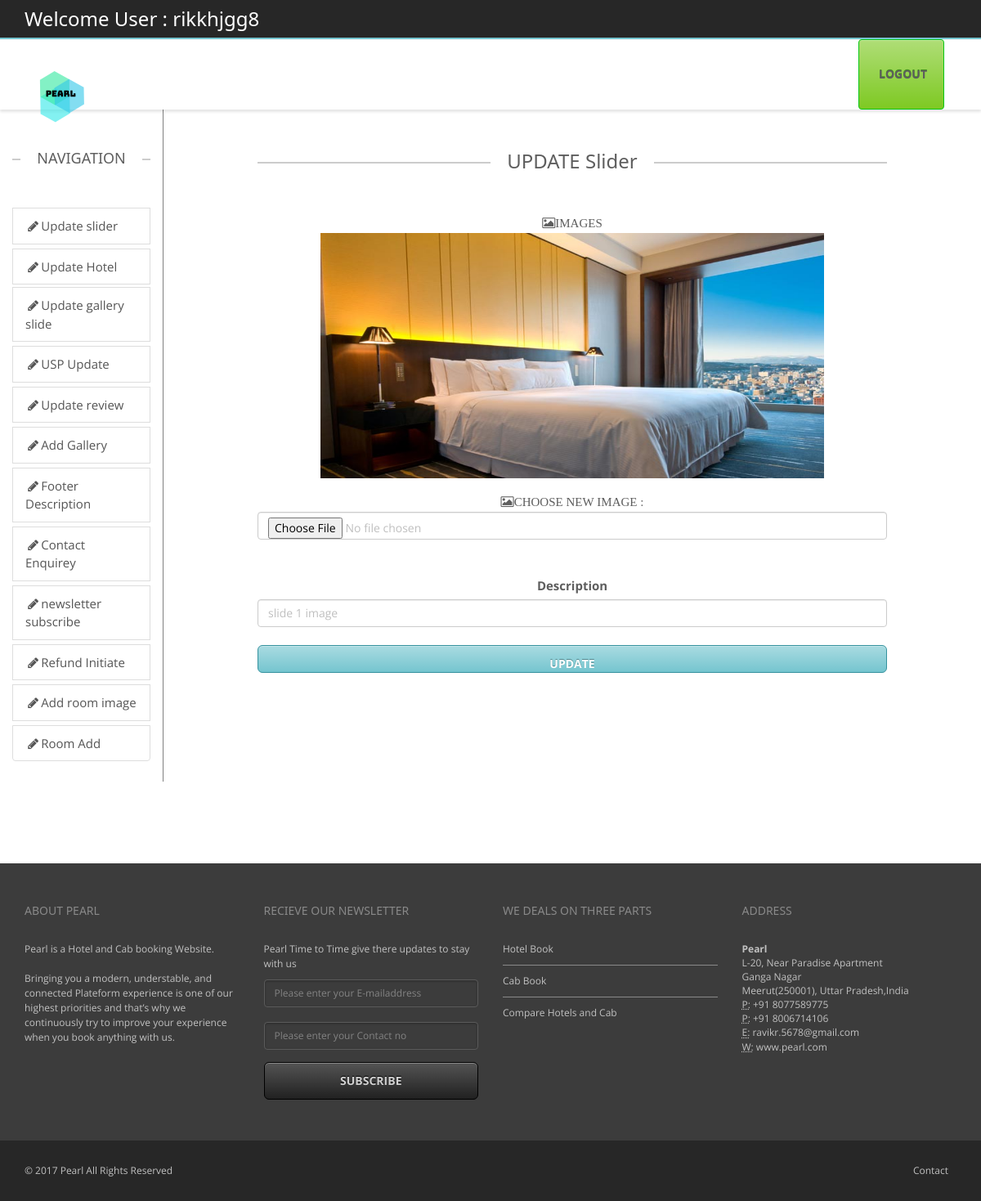
/backend/updategalleryslide.php?idedit=1 (signed in), run on the app's committed database.
### tables this page shows
CREATE TABLE `galleryslides` (
  `id` int(11) NOT NULL,
  `image` varchar(200) DEFAULT NULL,
  `description` varchar(200) DEFAULT NULL
);

### public_html/backend/updategalleryslide.php (the view, shortened to what this page needs)
<?php
include("headeradmin.php");
include("navigation.php");?>
        <div class="col-sm-1 ">
        </div>
		<div class="col-sm-8">
        <?php
		     include("connect.php");
			 if(isset($_REQUEST['idedit']))
			 {
				 $id=$_REQUEST['idedit'];
				 $res=mysqli_query($con,"select * from galleryslides where id='$id'")or die(mysqli_error($con));
		          $row=mysqli_fetch_array($res);
			 		?>
        <div class="containe-fluid text-center" >
             <h3 class="lined-heading mt50">
            <span>
            UPDATE Slider
            </span>
        </h3>
        <form action="slide.php" class="form-group" method="post" enctype="multipart/form-data" >
        <label class="fa fa-photo">IMAGES</label><br>
        <img src="../images/gallery/<?php echo $row[1];?>" style="height:300px;width:80%;" /><br >
        <br />
        <label class="fa fa-photo" style="text-align:left">CHOOSE NEW IMAGE :</label>
        <input class="form-control" type="file" id="image" name="image"/><br>
        <input class="form-control" type="hidden" value="<?php echo $row[0];?>" name="id" id="id" /><br>
        <label >Description</label><br>
        <input class="form-control" type="text" value="<?php echo $row[2];?>" name="description" id="description"  /><br>
         <input type="submit" class="form-control btn btn-lg btn-primary" value="Update" />
        </form>
        <?php }?>
		</div>
		</div>
        <div class="col-sm-1">
        </div>
	</div>
</div>
<?php include("footer.php");?>

### public_html/backend/css/theme.css (style rules this page uses)
body { overflow-x: hidden; }
html, html a { -webkit-font-smoothing: antialiased !important; }
h1, h2, h3, h4, h5, h6, .h1, .h2, .h3, .h4, .h5, .h6 { font-family: "Open Sans", "Helvetica Neue", Helvetica, Arial, sans-serif; font-weight: 600; line-height: 1.1; color: #5e5e5e; }
h3, .h3 { font-size: 18px; }
.lined-heading { position: relative; margin-top: 0; margin-bottom: 50px; text-align: center; display: block; }
h1.lined-heading:before, h2.lined-heading:before, h3.lined-heading:before, h4.lined-heading:before, h5.lined-heading:before, h6.lined-heading:before { position: absolute; top: 50%; z-index: 1; display: block; width: 100%; height: 1px; border-top: 2px solid #ccc; content: ""; }
h1.lined-heading span, h2.lined-heading span, h3.lined-heading span, h4.lined-heading span, h5.lined-heading span, h6.lined-heading span { position: relative; z-index: 1; padding: 0 20px; background: #fff; display: inline-block; }
body ,.ui-widget, .revolution-starhotel { font-family: "Open Sans", "Helvetica Neue", Helvetica, Arial, sans-serif !important; font-size: 13px; }
.mt50 { margin-top: 50px; }
label { color: #5e5e5e; }
.form-control { color: #bfbfbf; }
.btn { background: -moz-linear-gradient(top, rgba(255,255,255,0.38) 0%, rgba(255,255,255,0) 100%); background: -webkit-gradient(linear, left top, left bottom, color-stop(0%, rgba(255,255,255,0.38)), color-stop(100%, rgba(255,255,255,0))); background: -webkit-linear-gradient(top, rgba(255,255,255,0.38) 0%, rgba(255,255,255,0) 100%); background: -o-linear-gradient(top, rgba(255,255,255,0.38) 0%, rgba(255,255,255,0) 100%); background: -ms-linear-gradient(top, rgba(255,255,255,0.38) 0%, rgba(255,255,255,0) 100%); background: linear-gradient(to bottom, rgba(255,255,255,0.38) 0%, rgba(255,255,255,0) 100%); filter: progid:DXImageTransform.Microsoft.gradient( startColorstr='#61ffffff', endColorstr='#00ffffff', GradientType=0 ); color: #ffffff; -webkit-box-shadow: inset 0 1px 0 0 rgba(255,255,255,0.3); box-shadow: inset 0 1px 0 0 rgba(255,255,255,0.3); -webkit-transition: all 0.1s ease-in; -moz-transition: all 0.1s ease-in; -ms-transition: all 0.1s ease-in; -o-transition: all 0.1s ease-in; transition: all 0.1s ease-in; text-transform: uppercase; font-weight: bold; }
.btn-lg { padding: 13px 18px; font-size: 14px; }

### public_html/backend/css/w3.css (style rules this page uses)
button,hr,input { overflow:visible }
html { box-sizing:border-box;-ms-text-size-adjust:100%;-webkit-text-size-adjust:100%;overflow-x:hidden }
*,:after,:before { box-sizing:inherit }
body { margin:0 }
img { border-style:none;margin-bottom:-5px }
button,input,select,textarea { font:inherit;margin:0 }
[type=reset],[type=submit],button,html [type=button] { -webkit-appearance:button }
body,html { font-family:Verdana,sans-serif;font-size:15px;line-height:1.5 }
h3 { font-size:24px }
h1,h2,h3,h4,h5,h6 { font-family:"Segoe UI",Arial,sans-serif;font-weight:400;margin:10px 0 }

### public_html/backend/css/colors/turquoise.css (style rules this page uses)
.btn-primary { background-color: #75c5cf; border-color: #35929e; text-shadow: 0 -1px 0 #50878e; }

### data on the page
galleryslides: image (picture), description "slide 1 image"

### other printed values
$_SESSION['login_user'] "rikkhjgg8"
